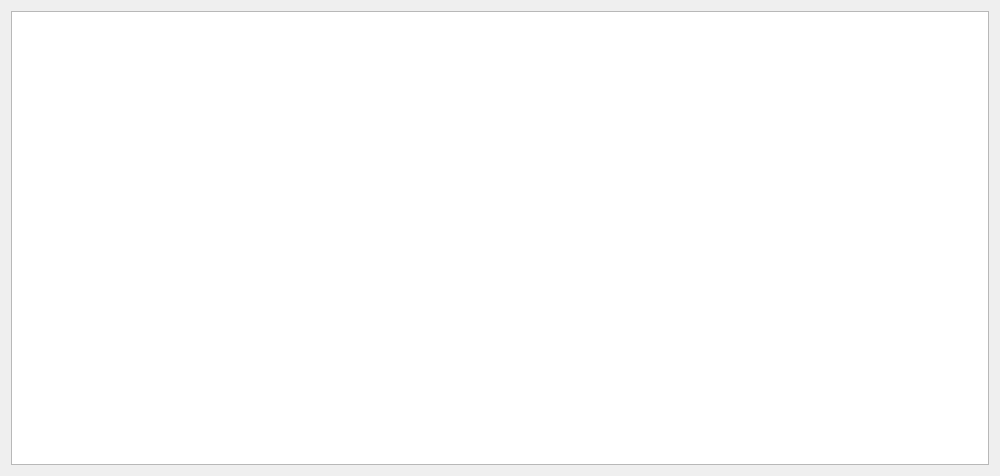
<?xml version="1.0" encoding="UTF-8"?>
<ui version="4.0">
 <class>LoadUiPrv</class>
 <widget class="QWidget" name="_widget_top">
  <property name="geometry">
   <rect>
    <x>1000</x>
    <y>0</y>
    <width>607</width>
    <height>476</height>
   </rect>
  </property>
  <property name="minimumSize">
   <size>
    <width>1000</width>
    <height>30</height>
   </size>
  </property>
  <property name="windowTitle">
   <string>QModelIndex yourself</string>
  </property>
  <layout class="QVBoxLayout" name="verticalLayout">
   <item>
    <widget class="CustomQTreeview" name="treeview">
     <property name="alternatingRowColors">
      <bool>true</bool>
     </property>
     <property name="selectionMode">
      <enum>QAbstractItemView::MultiSelection</enum>
     </property>
    </widget>
   </item>
  </layout>
 </widget>
 <customwidgets>
  <customwidget>
   <class>CustomQTreeview</class>
   <extends>QTreeView</extends>
   <header>rqt_prove.qview_custom</header>
  </customwidget>
 </customwidgets> 
 <resources/>
 <connections/>
</ui>
